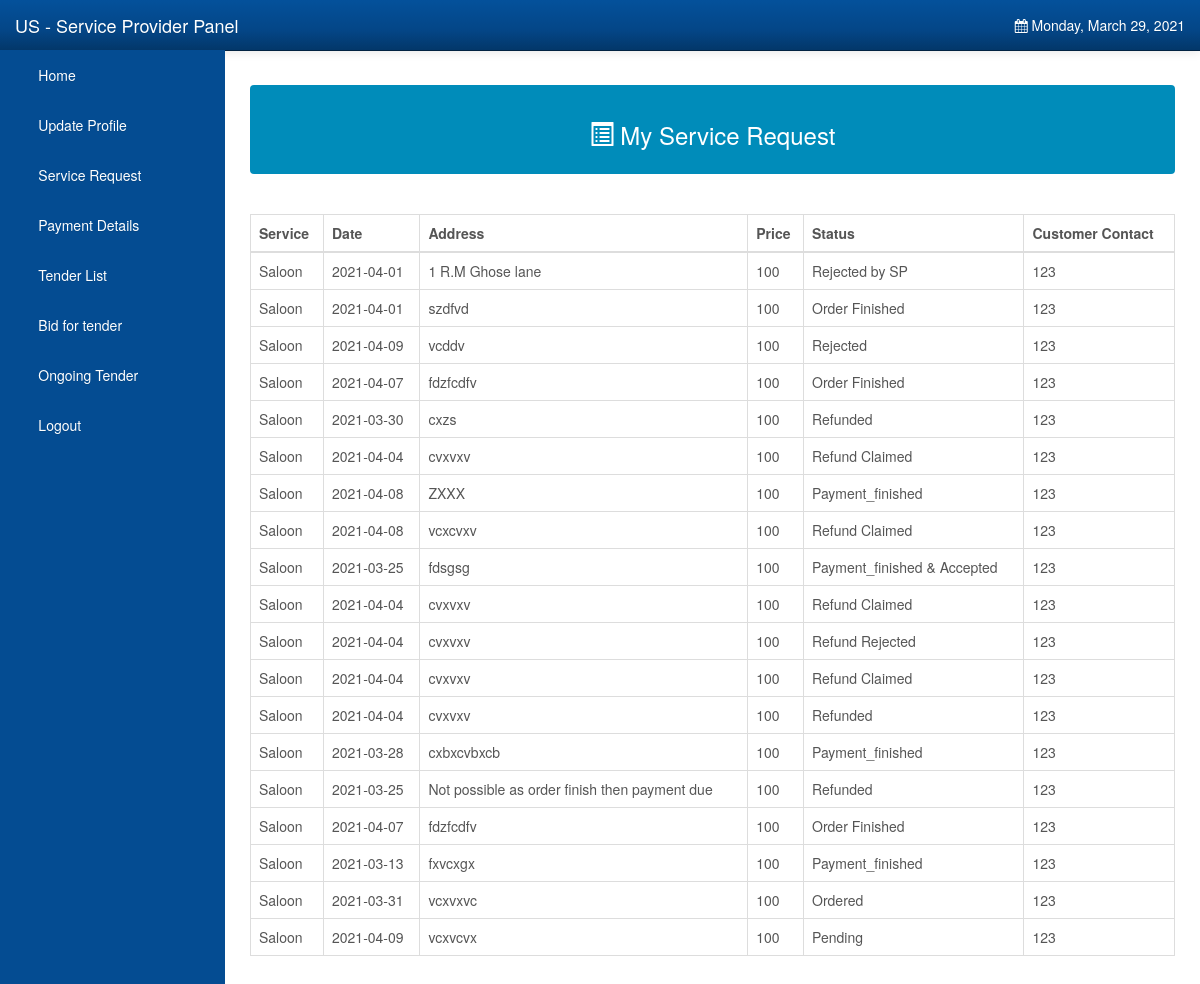
Page /sp/view_orders.php (signed in) on the committed database.
### tables this page shows
CREATE TABLE `orderdetails` (
  `order_id` int(10) UNSIGNED NOT NULL,
  `order_name` varchar(50) NOT NULL,
  `c_email` varchar(50) NOT NULL DEFAULT '0',
  `sp_email` varchar(50) NOT NULL DEFAULT '',
  `order_add` varchar(255) NOT NULL DEFAULT '',
  `order_price` double NOT NULL DEFAULT '0',
  `order_status` varchar(45) NOT NULL DEFAULT '',
  `order_date` date NOT NULL DEFAULT '0000-00-00',
  `payment_status` varchar(50) DEFAULT NULL
);

### sp/view_orders.php (the view, shortened to what this page needs)
<?php
include("config.php");
extract($_SESSION);
$stmt_edit = $DB_con->prepare('SELECT * FROM service_provider WHERE sp_email =:sp_email');
$stmt_edit->execute(array(':sp_email' => $sp_email));
$edit_row = $stmt_edit->fetch(PDO::FETCH_ASSOC);
extract($edit_row);
?>
<?php
include "nav.php";?>
        <div id="page-wrapper">
            <div class="alert alert-default" style="color:white;background-color:#008CBA">
                <center>
                    <h3> <span class="glyphicon glyphicon-list-alt"></span> My Service Request</h3>
                </center>
            </div><br />
            <div class="table-responsive">
                <table class="display table table-bordered" id="example" cellspacing="0" width="100%">
                    <thead>
                        <tr>
                            <th>Service</th>
                            <th>Date</th>
                            <th>Address</th>
                              <th>Price</th>
							<th>Status</th>
                            <th>Customer Contact</th>
                        </tr>
                    </thead>
                    <tbody>
                                <?php
                                include("config.php");
                                $stmt = $DB_con->prepare("SELECT * FROM orderdetails where sp_email='$sp_email' ");
                                $stmt->execute();
                                if ($stmt->rowCount() > 0) {
                                    while ($row = $stmt->fetch(PDO::FETCH_ASSOC)) {
                                        extract($row);
                                ?>
                                <tr>
                                    <td><?php echo $order_name; ?></td>
                                    <td><?php echo $order_date; ?> </td>
                                    <td><?php echo $order_add; ?></td>
                                    <td><?php echo $order_price; ?> </td>
									<td><?php echo $order_status; ?> </td>
                                    <?php
                                    include("config.php");
                                    $stm = $DB_con->prepare("SELECT c_contact FROM customer where c_email=(select c_email from orderdetails where sp_email='$sp_email' and order_id='$order_id')");
                                    $stm->execute();
                                    if ($stm->rowCount() > 0) {
                                        while ($row = $stm->fetch(PDO::FETCH_ASSOC)) {
                                            extract($row);}}
                                      ?>
                                      <td><?php echo $c_contact; ?></td>
                                </tr>
                            <?php
                            }
                        }
                        ?>
                        </tbody>
                </table>
            </div>
        </div>
        </div>
</body>
</html>

### sp/css/local.css (style rules this page uses)
#page-wrapper { width: 100%; padding: 5px 15px; }
body { font-family: "Helvetica Neue", Helvetica, Arial, sans-serif; font-size: 14px; line-height: 1.42857143; color: #555555; background-color: #ffffff; }
@media (min-width:768px) { #page-wrapper { padding: 15px 25px; } }

### rows in the picture
orderdetails: order_name "Saloon", order_date "2021-04-01", order_add "1 R.M Ghose lane", order_price "100", order_status "Rejected by SP", c_contact "123"
orderdetails: order_name "Saloon", order_date "2021-04-01", order_add "szdfvd", order_price "100", order_status "Order Finished", c_contact "123"
orderdetails: order_name "Saloon", order_date "2021-04-09", order_add "vcddv", order_price "100", order_status "Rejected", c_contact "123"
orderdetails: order_name "Saloon", order_date "2021-04-07", order_add "fdzfcdfv", order_price "100", order_status "Order Finished", c_contact "123"
orderdetails: order_name "Saloon", order_date "2021-03-30", order_add "cxzs", order_price "100", order_status "Refunded", c_contact "123"
orderdetails: order_name "Saloon", order_date "2021-04-04", order_add "cvxvxv", order_price "100", order_status "Refund Claimed", c_contact "123"
orderdetails: order_name "Saloon", order_date "2021-04-08", order_add "ZXXX", order_price "100", order_status "Payment_finished", c_contact "123"
orderdetails: order_name "Saloon", order_date "2021-04-08", order_add "vcxcvxv", order_price "100", order_status "Refund Claimed", c_contact "123"
orderdetails: order_name "Saloon", order_date "2021-03-25", order_add "fdsgsg", order_price "100", order_status "Payment_finished & Accepted", c_contact "123"
orderdetails: order_name "Saloon", order_date "2021-04-04", order_add "cvxvxv", order_price "100", order_status "Refund Claimed", c_contact "123"
orderdetails: order_name "Saloon", order_date "2021-04-04", order_add "cvxvxv", order_price "100", order_status "Refund Rejected", c_contact "123"
orderdetails: order_name "Saloon", order_date "2021-04-04", order_add "cvxvxv", order_price "100", order_status "Refund Claimed", c_contact "123"
orderdetails: order_name "Saloon", order_date "2021-04-04", order_add "cvxvxv", order_price "100", order_status "Refunded", c_contact "123"
orderdetails: order_name "Saloon", order_date "2021-03-28", order_add "cxbxcvbxcb", order_price "100", order_status "Payment_finished", c_contact "123"
orderdetails: order_name "Saloon", order_date "2021-03-25", order_add "Not possible as order finish then payment due", order_price "100", order_status "Refunded", c_contact "123"
orderdetails: order_name "Saloon", order_date "2021-04-07", order_add "fdzfcdfv", order_price "100", order_status "Order Finished", c_contact "123"
orderdetails: order_name "Saloon", order_date "2021-03-13", order_add "fxvcxgx", order_price "100", order_status "Payment_finished", c_contact "123"
orderdetails: order_name "Saloon", order_date "2021-03-31", order_add "vcxvxvc", order_price "100", order_status "Ordered", c_contact "123"
orderdetails: order_name "Saloon", order_date "2021-04-09", order_add "vcxvcvx", order_price "100", order_status "Pending", c_contact "123"
